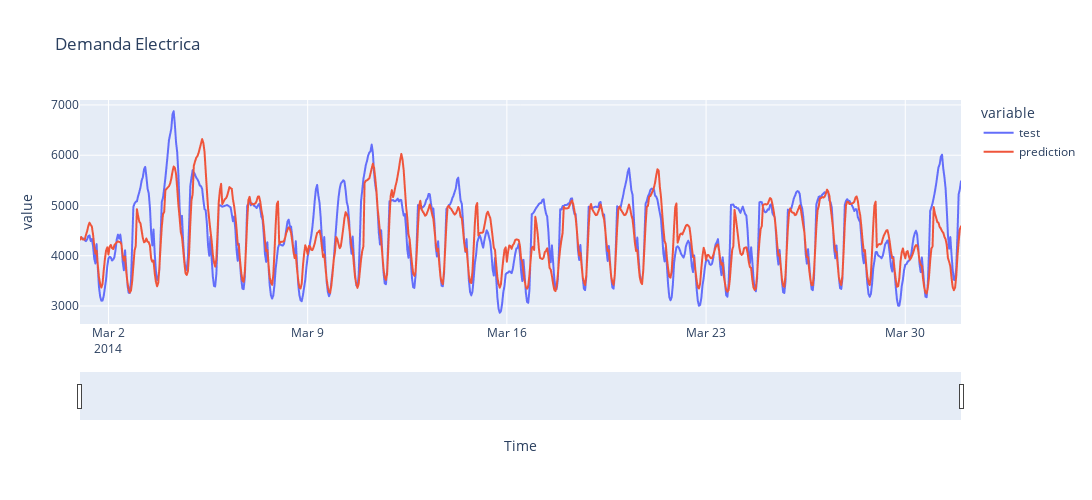

This figure's notebook cell:
### Code cell
#Grafico Interactivo de las predicciones
datos_plot = pd.DataFrame({
                'test': datos_test['Demand'],
                'prediction': predicciones['pred'],
            }) 

datos_plot.index.name = 'Time'

fig = px.line(
    data_frame = datos_plot.reset_index(),
    x = 'Time',
    y = datos_plot.columns,
    title = 'Demanda Electrica',
    width = 1200,
    height=500
)

fig.update_xaxes(rangeslider_visible=True)
fig.show()

### Figure 1 — Plotly figure (JSON) as saved in the notebook; plotly's stock layout.template omitted (floating-point values rounded to 4 significant figures; data arrays with more than 128 entries replaced by an {"elided": "..."} marker saying what was removed)
{"data": [{"hovertemplate": "variable=test<br>Time=%{x}<br>value=%{y}<extra></extra>", "legendgroup": "test", "line": {"color": "#636efa", "dash": "solid"}, "marker": {"symbol": "circle"}, "mode": "lines", "name": "test", "showlegend": true, "type": "scattergl", "x": {"elided": "744 str values"}, "xaxis": "x", "y": {"elided": "744 float values"}, "yaxis": "y"}, {"hovertemplate": "variable=prediction<br>Time=%{x}<br>value=%{y}<extra></extra>", "legendgroup": "prediction", "line": {"color": "#EF553B", "dash": "solid"}, "marker": {"symbol": "circle"}, "mode": "lines", "name": "prediction", "showlegend": true, "type": "scattergl", "x": {"elided": "744 str values"}, "xaxis": "x", "y": {"elided": "744 float values"}, "yaxis": "y"}], "layout": {"height": 500, "legend": {"title": {"text": "variable"}, "tracegroupgap": 0}, "title": {"text": "Demanda Electrica"}, "width": 1200, "xaxis": {"anchor": "y", "domain": [0, 1], "rangeslider": {"visible": true}, "title": {"text": "Time"}}, "yaxis": {"anchor": "x", "domain": [0, 1], "title": {"text": "value"}}}}
